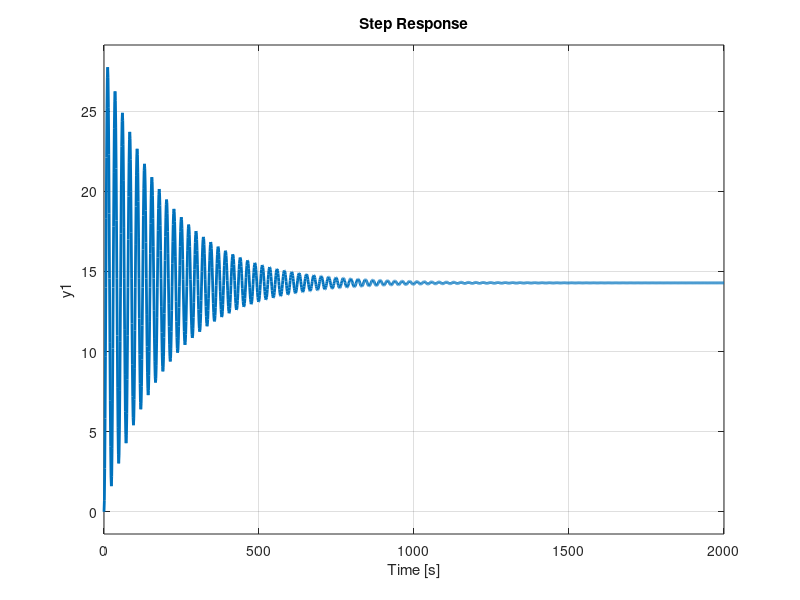

Recreate this plot in MATLAB. (Note: this script raises an error after producing the figure.)
clear;
close all;
clc;
format compact;
rng(1, 'twister');

%% System Parameter Declaration / Sys Continous Time Representation

% Mass Spring Damper System Parameters
J = 0.01;               % Damper Const
M = 1;                  % Mass Const
K = 0.07;               % Spring Const

s = tf('s');
Sys = (1/M) / (s^2 + J/M * s + K/M);

% Check System and Specify the Sampling Time
step(Sys); grid on

tmp = findobj(gcf, 'type', 'figure');
set(tmp, 'Name', "Continuous System Step Responce");

tmp = findobj(gcf, 'type', 'line');
set(tmp, 'linewidth', 2);

Ts = 0.4;                       % Sampling Time = 0.1 * Rise Time

Sys_d = c2d(Sys, Ts);           % Discretize System

% Discretized System:
%       y(n + 2) = 1.985 * y(n + 1) - 0.996   * y(n)
%              + 0.07982 * u(n + 1) + 0.07971 * u(n)

%% Generate Rand Gaussian Signal as Input and Eval Sys

NoiseVariance = 1e-4;           % Artificial Noise Variance

t = 0: Ts: 100;                 % Discretized Time Axis (Sampling Interval)
N = numel(t);                   % Number of Samples
u = idinput(N, 'rgs');          % (rgs) ==> Random Gaussian Signal

% Evaluate System for a Given Input Signal
% + Add Some Noise
y = lsim(Sys, u, t) + sqrt(NoiseVariance) * randn(N, 1);

%% Test Plotting

Fig1 = figure("Name", "Test System Responce Plot");
Fig1.Color = [1, 1, 1];
plot(t, u, t, y, 'LineWidth', 3); grid on

xlabel('time (sec)', 'FontSize', 14 ,'FontWeight', 'Bold');
ylabel('Amp', 'FontSize', 14, 'FontWeight', 'Bold');
title('System Identification Data', 'FontSize', 14, 'FontWeight', 'Bold');
legend('u', 'y', 'FontSize', 14, 'FontWeight', 'Bold');
Fig1 = gca;
Fig1.FontSize = 14;
Fig1.FontWeight = 'B';

%% Test System Identification x = H * theta

% Make the X(Measurement) and H(Observation) Matrices
x = zeros(N - 2, 1);
H = zeros(N - 2, 4);

for n = 1: N - 2
    x(n) = y(n + 2);
    H(n, :) = [y(n + 1), y(n), u(n + 1), u(n)];
end

Theta = H \ x;
EstimatedSys = tf(Theta(3 : 4)', [1 -Theta(1 : 2)'], Ts)


%% Statistical Analysis of the Process

M = 10000;              % Number of Realizations
Theta = zeros(4, M);    % Parameter Matrix

for k = 1 : M

    % Generate Random Gaussian Input
    u = idinput(N , 'rgs');

    % Evaluate System for Given Input Signal
    y = lsim(Sys , u  , t) + sqrt(NoiseVariance) * randn(N , 1);

    % Create Observation and Measurement Matrices
    x = zeros(N - 2, 1);
    H = zeros(N - 2, 4);

    for n = 1 : N - 2
        x(n) = y(n+2);
        H(n, :) = [y(n+1), y(n), u(n+1), u(n)];
    end

    % Evaluate Theta_i
    Theta(:, k) = H\x;
end


%% Statistical Evaluation: Histogram Plotting

Fig2 = figure("Name", "Estimation Properties");
Fig2.Color = [1, 1, 1];

for i = 1:size(Theta, 1)

    subplot(2, 2, i);
    histogram(Theta(i, :), 100, "Normalization", "count");
    grid minor;

    xlabel('Count' , 'FontSize' , 14 , 'FontWeight' , 'Bold') ;
    ylabel('Frequency' , 'FontSize' , 14 , 'FontWeight' , 'Bold') ;

    title(['\mu: ', num2str(mean(Theta(i, :))), ...
        '   \sigma: ', num2str(var(Theta(i, :)))] , ...
        'FontSize' , 12 , 'FontWeight' , 'Bold') ;

    legend(['\theta_', num2str(i)], 'FontSize' , 14 , 'FontWeight' , 'Bold') ;

    Fig2 = gca ;
    Fig2.FontSize = 14 ;
    Fig2.FontWeight = 'B' ;
end


%% Final Estimated System

% ThetaHat = mean(Theta, 2);        % Simple Solution

% Out of Histograms:
% for Noise Variance of: 1e-6
% ThetaHat = [1.9849
%             -0.9960
%             0.0797
%             0.0800];

% for Noise Variance of: 1e-2
% ThetaHat = [1.9695
%             -0.9815
%             0.0958
%             0.0892];

% for Noise Variance of: 1e-4
ThetaHat = [1.9845
            -0.9957
            0.0797
            0.0803];

EstimatedSysFinal = tf(ThetaHat(3 : 4)', ...
                        [1 -ThetaHat(1 : 2)'], ...
                        Ts);

%% Plot the Identified System Along with the Estimated System

Fig3 = figure("Name", "Estimated vs Original");
Fig3.Color = [1, 1, 1];

step(Sys)
tmp = findobj(gcf, 'type', 'line');
set(tmp, 'linewidth', 3);

hold on
step(EstimatedSysFinal)
tmp = findobj(gcf, 'type', 'line');
set(tmp, 'linewidth', 3);

legend(["Real Continuous System", "Estimated System"])

%% Save Results

System.Sys = Sys;
System.SysDiscrete = Sys_d;
System.ThetaHat = ThetaHat;
System.EstimatedSystem = EstimatedSysFinal;
System.Ts = Ts;

save EstimatedSystem.mat System
clear;
